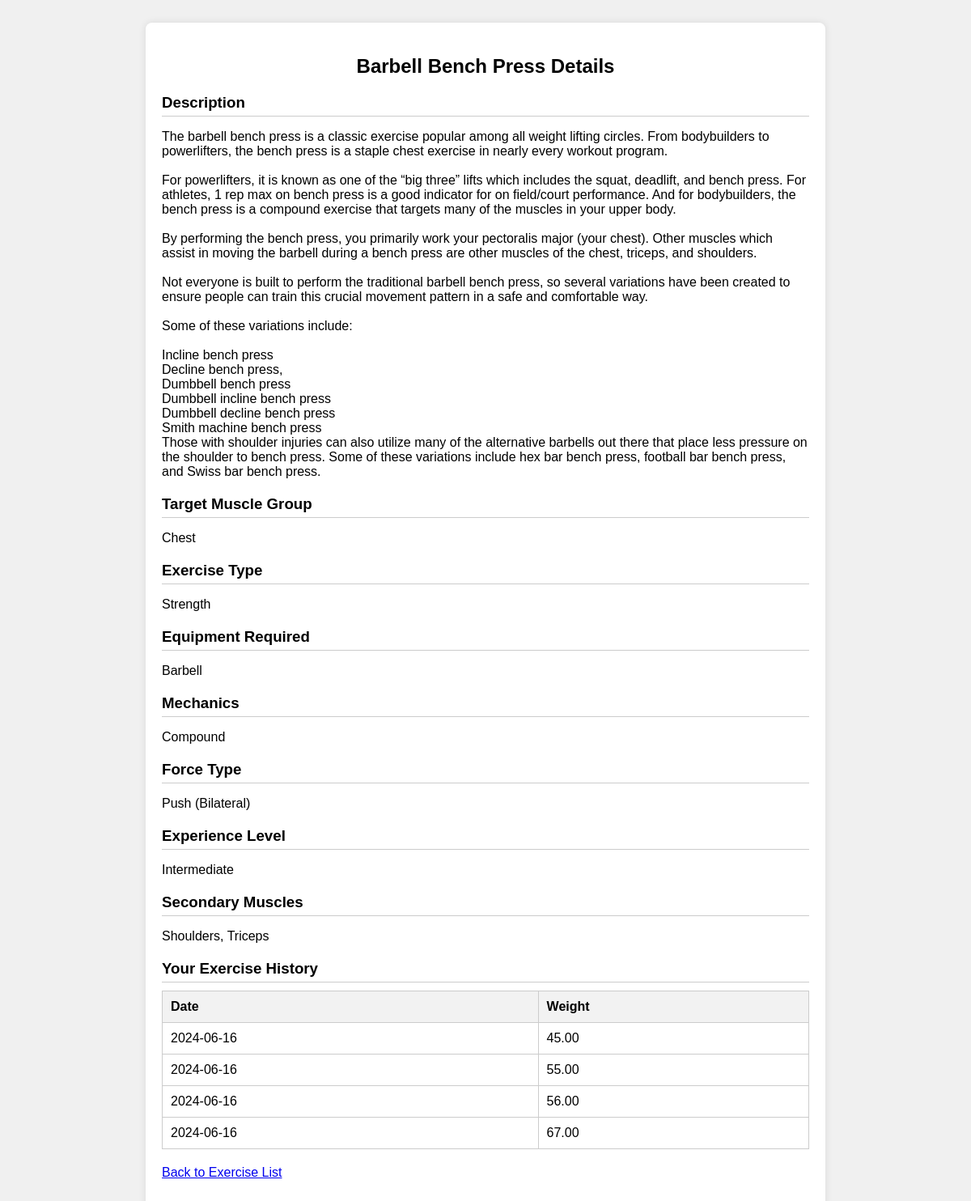
Page /exercise_details.php?name=Barbell+Bench+Press (signed in) on the committed database.
### tables this page shows
CREATE TABLE IF NOT EXISTS `exercises` (
  `id` int NOT NULL AUTO_INCREMENT,
  `name` varchar(100) NOT NULL,
  `description` text NOT NULL,
  `target_muscle_group` varchar(100) NOT NULL,
  `exercise_type` varchar(50) NOT NULL,
  `equipment_required` varchar(100) NOT NULL,
  `mechanics` varchar(50) NOT NULL,
  `force_type` varchar(50) NOT NULL,
  `experience_level` varchar(50) NOT NULL,
  `secondary_muscles` varchar(100) NOT NULL,
  PRIMARY KEY (`id`)
);

CREATE TABLE IF NOT EXISTS `history` (
  `id` int NOT NULL AUTO_INCREMENT,
  `user_id` int NOT NULL,
  `date` date NOT NULL,
  `reps` int NOT NULL,
  `sets` int NOT NULL,
  `weight` decimal(10,2) DEFAULT NULL,
  `created_at` timestamp NULL DEFAULT CURRENT_TIMESTAMP,
  `exercise_id` int NOT NULL,
  PRIMARY KEY (`id`),
  KEY `fk_exercise_id` (`exercise_id`),
  KEY `fk_user_id` (`user_id`)
);

### exercise_details.php (the view, shortened to what this page needs)
<?php
$servername = "localhost";
$username = "root";
$password = "";
$dbname = "gymprogresstracker";
$conn = new mysqli($servername, $username, $password, $dbname);
$exercise_name = $_GET['name'];
$sql = "SELECT * FROM exercises WHERE name = ?";
$stmt = $conn->prepare($sql);
$stmt->bind_param("s", $exercise_name);
$stmt->execute();
$result = $stmt->get_result();
if ($result->num_rows > 0) {
    $exercise = $result->fetch_assoc();
?>
<!DOCTYPE html>
<html lang="en">
<head>
</head>
<body>
    <div class="container">
        <h2><?php echo htmlspecialchars($exercise['name']); ?> Details</h2>
        <div class="exercise-details">
            <h3>Description</h3>
            <p><?php echo nl2br(htmlspecialchars($exercise['description'])); ?></p>
        </div>
        <div class="exercise-details">
            <h3>Target Muscle Group</h3>
            <p><?php echo htmlspecialchars($exercise['target_muscle_group']); ?></p>
        </div>
        <div class="exercise-details">
            <h3>Exercise Type</h3>
            <p><?php echo htmlspecialchars($exercise['exercise_type']); ?></p>
        </div>
        <div class="exercise-details">
            <h3>Equipment Required</h3>
            <p><?php echo htmlspecialchars($exercise['equipment_required']); ?></p>
        </div>
        <div class="exercise-details">
            <h3>Mechanics</h3>
            <p><?php echo htmlspecialchars($exercise['mechanics']); ?></p>
        </div>
        <div class="exercise-details">
            <h3>Force Type</h3>
            <p><?php echo htmlspecialchars($exercise['force_type']); ?></p>
        </div>
        <div class="exercise-details">
            <h3>Experience Level</h3>
            <p><?php echo htmlspecialchars($exercise['experience_level']); ?></p>
        </div>
        <div class="exercise-details">
            <h3>Secondary Muscles</h3>
            <p><?php echo htmlspecialchars($exercise['secondary_muscles']); ?></p>
        </div>
        <div class="exercise-details">
            <h3>Your Exercise History</h3>
            <?php
            $user_id = $_SESSION["id"];
            $exercise_id = $exercise['id'];
            $sql = "SELECT date, weight FROM history WHERE user_id = ? AND exercise_id = ? ORDER BY date DESC";
            $stmt = $conn->prepare($sql);
            $stmt->bind_param("ii", $user_id, $exercise_id);
            $stmt->execute();
            $result = $stmt->get_result();
            if ($result->num_rows > 0): ?>
                <table>
                    <thead>
                        <tr>
                            <th>Date</th>
                            <th>Weight</th>
                        </tr>
                    </thead>
                    <tbody>
                        <?php while ($row = $result->fetch_assoc()): ?>
                            <tr>
                                <td><?php echo htmlspecialchars($row['date']); ?></td>
                                <td><?php echo htmlspecialchars($row['weight']); ?></td>
                            </tr>
                        <?php endwhile; ?>
                    </tbody>
                </table>
            <?php else: ?>
                <p>No exercise history found for this exercise.</p>
            <?php endif;
            ?>
        </div>
        <p><a href="exercise_list.php">Back to Exercise List</a></p>
    </div>
</body>
</html>
<?php
} else {
    echo '<p>Exercise not found.</p>';
    $stmt->close();
    $conn->close();
}
?>

### exercise_details.php (style rules this page uses)
body { font-family: Arial, sans-serif; background-color: #f0f0f0; padding: 20px; }
.container { max-width: 800px; margin: 0 auto; background-color: #fff; padding: 20px; border-radius: 8px; box-shadow: 0 0 10px rgba(0,0,0,0.1); }
h2 { text-align: center; margin-bottom: 20px; }
.exercise-details { margin-bottom: 20px; }
.exercise-details h3 { border-bottom: 1px solid #ccc; padding-bottom: 5px; margin-bottom: 10px; }
.exercise-details p { margin-bottom: 10px; }
table { width: 100%; border-collapse: collapse; margin-bottom: 20px; }
table, th, td { border: 1px solid #ccc; }
th, td { padding: 10px; text-align: left; }
th { background-color: #f2f2f2; }

### rows in the picture
exercises: name "Barbell Bench Press", description "The barbell bench press is a classic exercise popular among all weight lifting circles. From bodybuilders to powerlifters, the bench press is a staple chest exercise in nearly every workout program. For powerlifters, it is known as one of the “big three” lifts which includes the squat, deadlift, and bench press. For athletes, 1 rep max on bench press is a good indicator for on field/court performance. And for bodybuilders, the bench press is a compound exercise that targets many of the muscles in your upper body. By performing the bench press, you primarily work your pectoralis major (your chest). Other muscles which assist in moving the barbell during a bench press are other muscles of the…", target_muscle_group "Chest", exercise_type "Strength", equipment_required "Barbell", mechanics "Compound", force_type "Push (Bilateral)", experience_level "Intermediate", secondary_muscles "Shoulders, Triceps"
history: date "2024-06-16", weight "45.00"
history: date "2024-06-16", weight "55.00"
history: date "2024-06-16", weight "56.00"
history: date "2024-06-16", weight "67.00"
